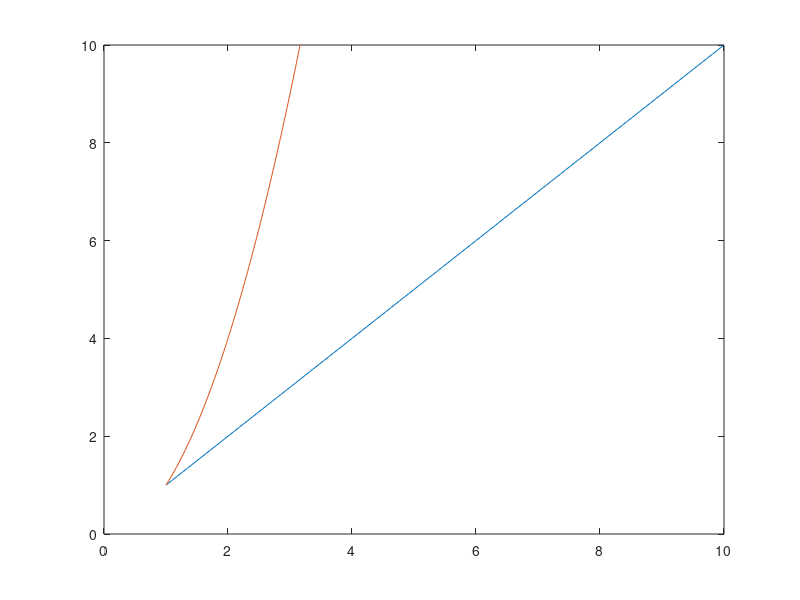

Source code (MATLAB):
omega = linspace(1, 10, 100);
b = omega + sqrt(omega)
c = omega .* sqrt(omega)
for i = 1:100
    k(i,:) = roots([1 -b(i) c(i)])
end

plot(k, omega)
